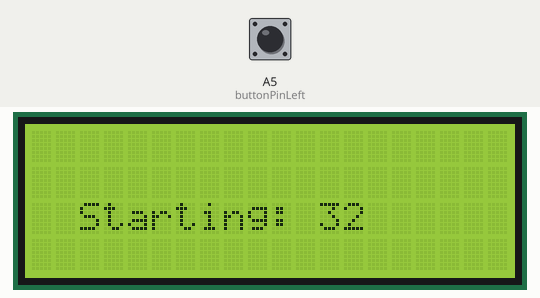
This sketch was run on a simulated Arduino Uno, built with avr-gcc and run on an emulated ATmega328P. Parts: 20×4 character LCD. The inputs (shaded band) are chosen by the test bench; at power-on: A5 (buttonPinLeft) LOW. Random numbers use the default seed unless the sketch sets one; what the sketch prints to the serial monitor is not drawn. At 3.9 s the program stops and its outputs stay as they are.

Above: at 1.2 s.
1.3 s: A5 (buttonPinLeft) pulled HIGH for 3.2 s
At 2.8 s:
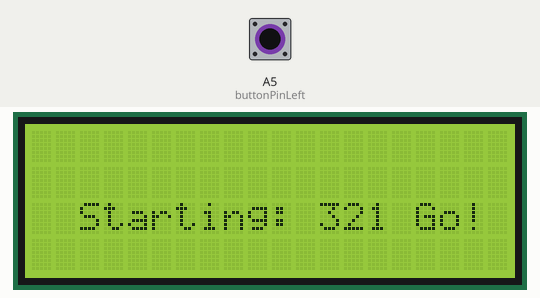
At 5.1 s:
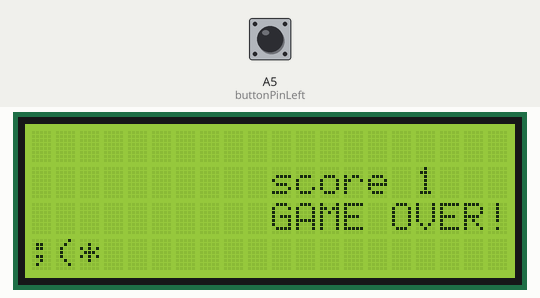
Timing chart, 0 to 5.4 s (numbered marks = the images above; inputs shaded):
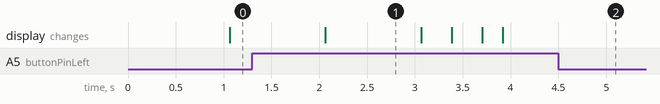

The sketch:

peli.ino
```cpp
#include <LiquidCrystal.h>

const int buttonPinLeft = A5;
const int buttonPinRight = A2;
const int rs = 8, en = 7, d4 = 6, d5 = 5, d6 = 4, d7 = 3;
LiquidCrystal lcd(rs, en, d4, d5, d6, d7);


int satunnainenNumero = 0; //random number for game
int juoksevaNumero = 19; //number to get files moving
int score = 0;
int hahmoPaikkaY = 0;
int hahmoPaikkaX = 0;
int aloitus = 0;


int buttonStateLeft = HIGH;
int buttonStateRight = HIGH;
int lastButtonStateLeft = 0;
int lastButtonStateRight = 0;
void setup() {
  pinMode(A5, INPUT);
  Serial.begin(9600);
  lcd.begin(20,4);
}

void loop(){

  if(aloitus == 0){
    lcd.setCursor(2,2);
    lcd.print("Starting: 3");
    delay(1000);

    lcd.print("2");
    delay(1000);

    lcd.print("1 Go!");
    delay(1000);
    lcd.clear();

    aloitus = 1;
    }


  lcd.setCursor(juoksevaNumero, satunnainenNumero);
  lcd.print("** ");
  juoksevaNumero--;
  delay(20);


  if(juoksevaNumero < 0){
      juoksevaNumero = 19;
      satunnainenNumero = random(4);
      lcd.clear();
      score++;

    }
  if(hahmoPaikkaY > 3){
    hahmoPaikkaY = 0;
    }
  if(hahmoPaikkaY < 0){
    hahmoPaikkaY = 3;
    }
    lcd.setCursor(hahmoPaikkaX, hahmoPaikkaY);

    lcd.print(":D");


    lcd.setCursor(juoksevaNumero, satunnainenNumero);


    if(juoksevaNumero == hahmoPaikkaX){
      if(satunnainenNumero == hahmoPaikkaY){
        lcd.setCursor(hahmoPaikkaX, hahmoPaikkaY);
        lcd.print(";(");
        lcd.setCursor(10,2);
        lcd.print("GAME OVER!");
        lcd.setCursor(10,1);
        lcd.print("score ");
        lcd.setCursor(16,1);
        lcd.print(score);
        while(1);

        }
      }


   buttonStateLeft = digitalRead(buttonPinLeft);


      if (buttonStateLeft != lastButtonStateLeft){
        if (buttonStateLeft == HIGH) {
        Serial.print('1');
        lcd.clear();
        delay(20);
        hahmoPaikkaY--;


     }}

   lastButtonStateLeft = buttonStateLeft;

     }
```

Measured:
- what the display in image 1 shows lasts 1.0 s, from 2.1 s to 3.1 s
